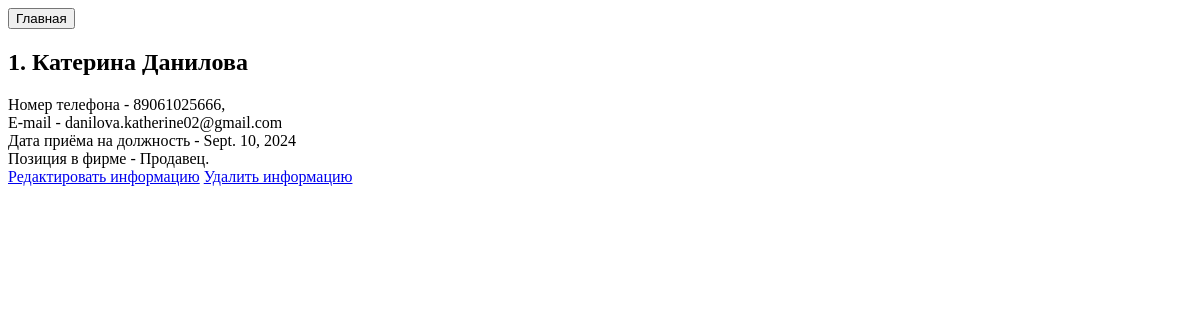
The page /salesmen/1/ on the database as committed earlier.
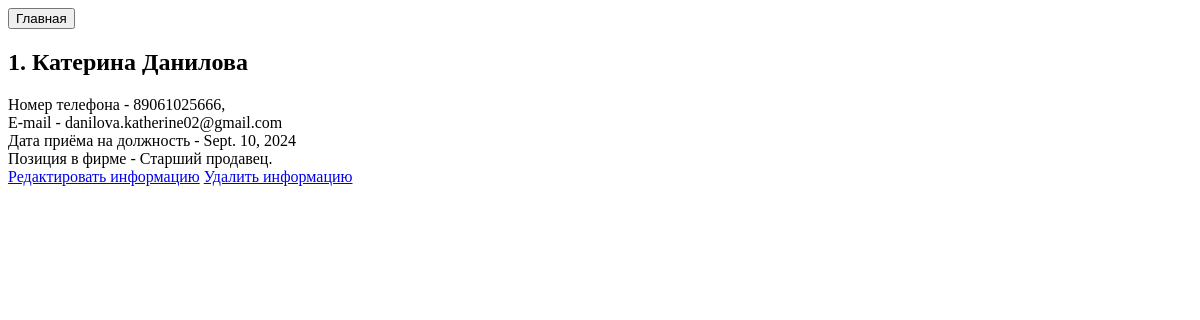
The same page on the database as committed later.
### salesmen/models.py (models this page shows, shortened)
class Salesmen(models.Model):
    POSITIONS = [('Продавец', 'Продавец'), ('Старший продавец', 'Старший продавец'), ('Руководитель отдела продаж', 'Руководитель отдела продаж')]
    salesman_id = models.IntegerField(unique=True)
    name = models.CharField('Имя', max_length=50, blank=True)
    last_name = models.CharField('Фамилия', max_length=50, blank=True)
    number = models.IntegerField('Номер телефона', blank=True, unique=True)
    email = models.EmailField('E-mail', max_length=50, blank=True, unique=True)
    date = models.DateField('Дата приёма на работу')
    position = models.CharField(choices=POSITIONS, default=None, max_length=30, verbose_name='Позиция в фирме')

### salesmen/views.py (the view)
# urls.py: path('<int:pk>/', SalesmenDetailView.as_view(), name='detail'),
class SalesmenDetailView(DetailView):
    model = Salesmen
    template_name = 'salesmen/detail.html'
    context_object_name = 'salesman'

### salesmen/templates/salesmen/detail.html (shortened to what this page needs)
<html lang="en">
<head>
</head>
<body>
    <a href="{% url "main:index" %}"><button>Главная</button></a><br>
    <div>
        <h2>{{salesman.salesman_id}}. {{salesman.name}} {{salesman.last_name}}</h2>
        <div>
            Номер телефона - {{salesman.number}},<br>
            E-mail - {{salesman.email}}<br>
            Дата приёма на должность - {{salesman.date}}<br>
            Позиция в фирме - {{salesman.position}}.<br>
        </div>
        <a href="{% url "salesmen:update" salesman.id %}">Редактировать информацию</a>
        <a href="{% url "salesmen:delete" salesman.id %}">Удалить информацию</a>
    </div>
</body>
</html>

Rows that differ between the two databases and show on the page:
changed Salesmen "Катерина": position "Продавец" → "Старший продавец"
